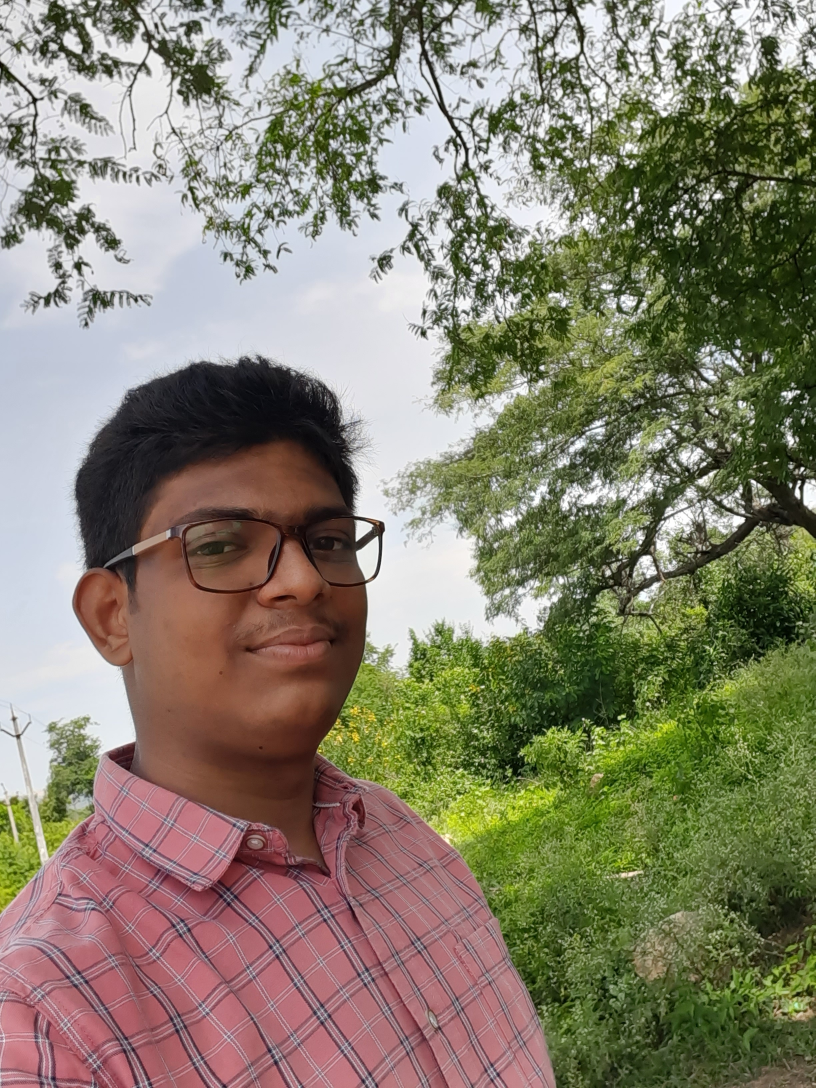
%> input picture old_files/photo_5.jpg, 2448 x 3264 px (shown at 1/3 size)
$ octave alpha_matting.m   (GNU Octave 9; MATLAB toolbox functions it lacks are replaced by stand-ins)
%> lines starting %> are read from the running program, lines starting %| are printed output that depends on the picture; in (x1, y1, x2, y2) boxes, pixels count from 0 and x2, y2 are one past the last pixel; in counts of white or black regions, pixels touching at a corner belong together; the program's own positions count from 1
clc; close all; clear;

% List of image filenames
imageFiles = {'photo_5.jpg', 'photo_10.jpg', '1803191139-00001033.jpg', '1803191139-00000036.jpg', '1803241220-00000379.jpg', '1803241220-00000455.jpg', '1803242348-00000223.jpg', '1803242348-00000303.jpg', '1803290249-00000352.jpg', '1803241944-00000092.jpg', '1803241944-00000180.jpg', '1803241944-00000241.jpg', '1803290249-00000142.jpg', '1803241944-00000549.jpg', '1803261700-00000010.jpg', '1803261700-00000240.jpg', '1803261700-00000348.jpg', '1803290249-00000131.jpg', '1803290100-00000210.jpg', '1803290100-00000343.jpg'};
% Number of images
numImages = length(imageFiles);

% Create a Viola-Jones detector object for face detection
faceDetector = vision.CascadeObjectDetector();

figure;
set(gcf, 'Position', [100, 100, 1200, 800]); % Adjust figure size for better layout
% Counter to track the subplot index
subplotIdx = 1;

% Loop through each image, detect face, apply skin segmentation, and display
for i = 1:numImages
    % Read the current image
    img = imread(imageFiles{i});

    % Detect faces in the image
    bboxFace = step(faceDetector, img);  % Returns upper left corner and size of bounding box
%> bboxFace = [369 1281 890 890]

    % Apply non-maxima suppression: keep only the largest face
    if ~isempty(bboxFace)
        % Compute the area of each bounding box and find the largest
        areas = bboxFace(:, 3) .* bboxFace(:, 4); % Width * Height
%> areas = 792100
        [~, maxIndex] = max(areas);
%> maxIndex = 1
        bboxFace = bboxFace(maxIndex, :); % Keep only the largest face

        % Further crop into the face region by zooming in 75%
        zoomFactor = 0.84;  % Zooming factor (75% of the original size)
        centerX = bboxFace(1) + bboxFace(3) / 2;  % Center X coordinate of the bounding box
%> centerX = 814
        centerY = bboxFace(2) + bboxFace(4) / 2;  % Center Y coordinate of the bounding box
%> centerY = 1726

        % Calculate new width and height
        newWidth = bboxFace(3) * zoomFactor;
%> newWidth = 747.6
        newHeight = bboxFace(4) * zoomFactor;
%> newHeight = 747.6

        % Calculate new top-left corner of the bounding box for cropping
        newX = centerX - newWidth / 2;
%> newX = 440.2
        newY = centerY - newHeight / 2;
%> newY = 1352.2

        % Ensure the new bounding box is within image boundaries
        newX = max(1, newX);
        newY = max(1, newY);
        newWidth = min(newWidth, size(img, 2) - newX);
        newHeight = min(newHeight, size(img, 1) - newY);

        % Create the new bounding box for cropping
        newBbox = [newX, newY, newWidth, newHeight];
%> newBbox = [440.2 1352.2 747.6 747.6]

        % Crop the new face region
        faceRegion = imcrop(img, newBbox);

        %% Skin Segmentation Using Face Region Histograms

        % Convert the face region and original image to HSV and RGB color spaces
        hsvFace = rgb2hsv(faceRegion);
%> hsvFace: size 749x749x3 double; mean H, S, V 0.121, 0.434, 0.484
        hsvImg = rgb2hsv(img);
        rgbImg = img;

        % Extract Red channel from RGB and Hue from HSV (Face Region)
        redChannelFace = faceRegion(:,:,1);
        hueChannelFace = hsvFace(:,:,1);
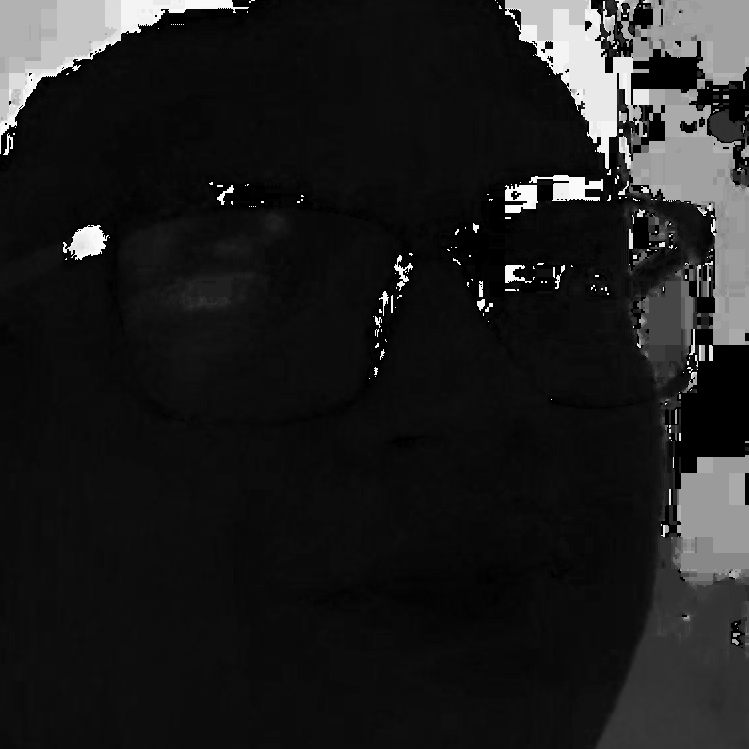
%> hueChannelFace: size 749x749 double; min 0, max 0.995, mean 0.121

        % Create histograms of the skin pixels (Face Region)
        histRed = histcounts(redChannelFace, 256, 'Normalization', 'probability');
%> histRed = 256 values, max 0.0132 at index 139, min 0 at index 64, mean 0.00391
        histHue = histcounts(hueChannelFace, 256, 'Normalization', 'probability');
%> histHue = 256 values, max 0.166 at index 13, min 0 at index 59, mean 0.00391

        % Apply backprojection to the entire original image
        redChannelImg = rgbImg(:,:,1);
        hueChannelImg = hsvImg(:,:,1);

        % Backproject the histograms onto the entire original image
        probabilityRed = histRed(double(redChannelImg) + 1);  % Red channel backprojection

        % Convert the hue values of the entire image to indices in the range [1, 256]
        hueIndicesImg = round(hueChannelImg * 255) + 1;

        % Ensure the indices are within the valid range [1, 256]
        hueIndicesImg = max(1, min(256, hueIndicesImg));

        % Backproject the histogram onto the hue channel of the entire image
        probabilityHue = histHue(hueIndicesImg);

        % Combine the probabilities for the entire image
        skinProbability = probabilityHue .* probabilityRed;

        % Threshold the probability to segment the skin
        skinThreshold = 1E-4;  % Adjust this value as necessary
        skinSegment = skinProbability > skinThreshold;
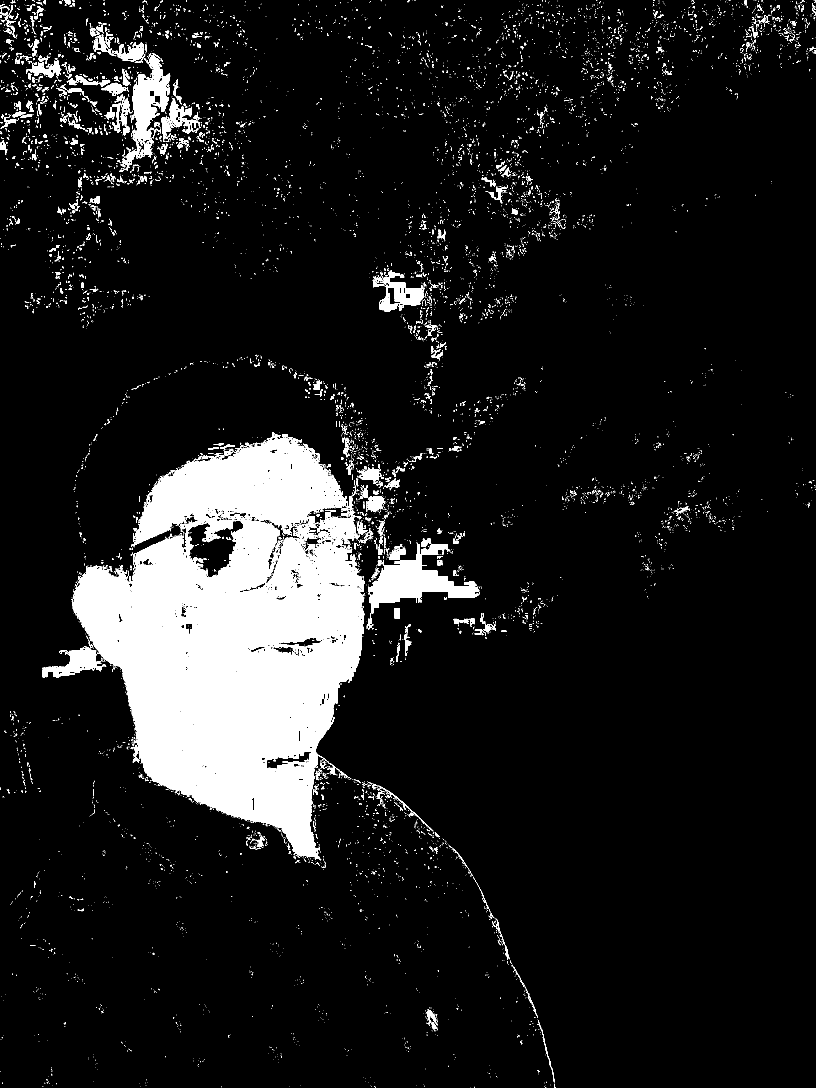
%> skinSegment: size 3264x2448 logical (shown at 1/3 size); 9.9% white; 10190 white regions (9346 under 20 px), largest, box (x1, y1, x2, y2) and area: (216, 1296, 1094, 2578) 627480, (1108, 1631, 1439, 1840) 26037, (368, 166, 511, 511) 16947

        % Calculate the mean and standard deviation of the hue/sat/val values within the face region
        meanHue = mean(hueChannelFace(:));
%> meanHue = 0.121
        stdHue = std(hueChannelFace(:));
%> stdHue = 0.213

        % Define adaptive thresholds for the hue channel
        hueMin = max(0, meanHue - 0.75 * stdHue); % Lower bound for hue
%> hueMin = 0
        hueMax = min(1, meanHue + 0.75 * stdHue); % Upper bound for hue
%> hueMax = 0.281

        satChannelFace = hsvFace(:,:,2);
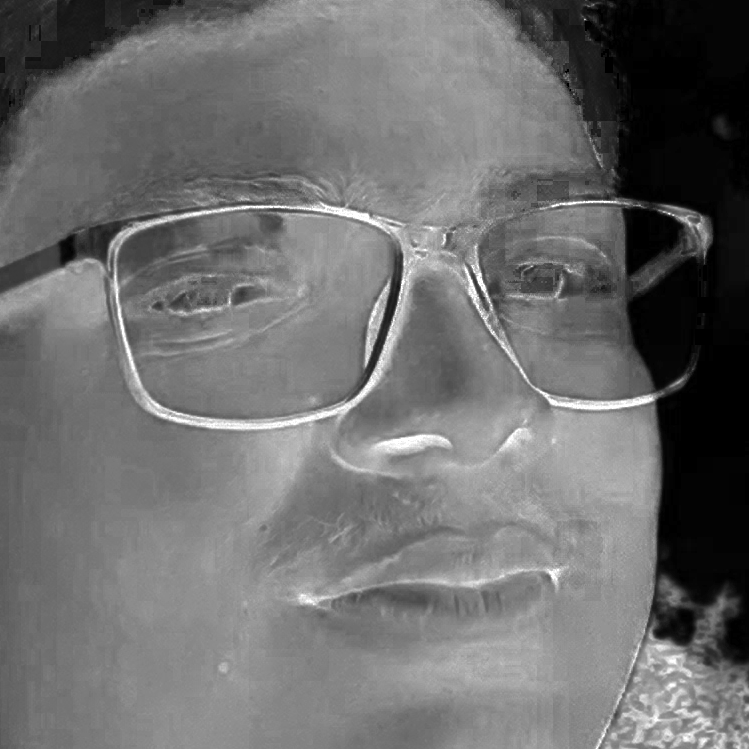
%> satChannelFace: size 749x749 double; min 0, max 1, mean 0.434

        meanSat = mean(satChannelFace(:));
%> meanSat = 0.434
        stdSat = std(satChannelFace(:));
%> stdSat = 0.197

        % Define adaptive thresholds for the hue channel
        saturationMin = max(0, meanSat - 1.25 * stdSat); % Lower bound for hue
%> saturationMin = 0.188
        saturationMax = min(1, meanSat + 1.25 * stdSat); % Upper bound for hue
%> saturationMax = 0.681

        valChannelFace = hsvFace(:,:,3);

        meanVal = mean(valChannelFace(:));
%> meanVal = 0.484
        stdVal = std(valChannelFace(:));
%> stdVal = 0.213

        % Define adaptive thresholds for the hue channel
        valueMin = max(0, meanVal - 1.5 * stdVal); % Lower bound for hue
%> valueMin = 0.165
        valueMax = min(1, meanVal + 1.5 * stdVal); % Upper bound for hue
%> valueMax = 0.804

        % Extract the HSV channels of the original image
        hueChannel = hsvImg(:, :, 1);
        saturationChannel = hsvImg(:, :, 2);
        valueChannel = hsvImg(:, :, 3);
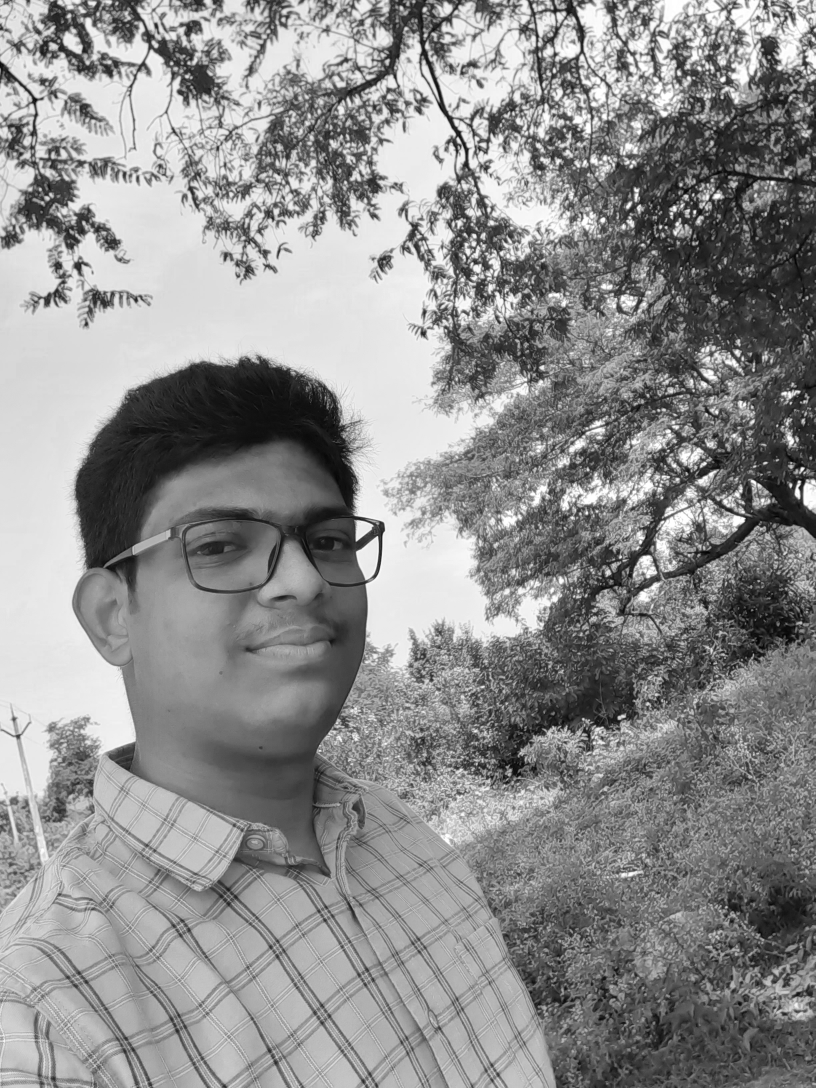
%> valueChannel: size 3264x2448 double (shown at 1/3 size); min 0, max 1, mean 0.557

        % Apply the thresholds only within the skinSegment mask
        hueMask = (hueChannel >= hueMin) & (hueChannel <= hueMax) & skinSegment;
        saturationMask = (saturationChannel >= saturationMin) & (saturationChannel <= saturationMax) & skinSegment;
%> saturationMask: size 3264x2448 logical; 7.8% white; 1989 white regions (1857 under 20 px), largest, box (x1, y1, x2, y2) and area: (220, 1536, 1093, 2578) 467598, (401, 1296, 1054, 1636) 105978, (556, 1559, 840, 1773) 32381
        valueMask = (valueChannel >= valueMin) & (valueChannel <= valueMax) & skinSegment;
%> valueMask: size 3264x2448 logical; 8.3% white; 5411 white regions (4968 under 20 px), largest, box (x1, y1, x2, y2) and area: (216, 1318, 1094, 2578) 614043, (952, 1554, 1062, 1622) 4641, (1137, 2357, 1301, 2494) 532

        % Combine the masks with the original skinSegment mask
        thresholdedSkinMask = hueMask & saturationMask & valueMask;
%> thresholdedSkinMask: size 3264x2448 logical; 7.6% white; 1535 white regions (1431 under 20 px), largest, box (x1, y1, x2, y2) and area: (220, 1606, 1093, 2578) 460404, (401, 1318, 1040, 1636) 101814, (556, 1559, 840, 1773) 32356

        % Morphological Operations to Refine the Skin Segment (on thresholded mask)
        se = strel('disk', 9); % A disk-shaped structuring element with a radius of 5 pixels
        closedSkinMask = imclose(thresholdedSkinMask, se);
%> closedSkinMask: size 3264x2448 logical; 8.8% white; 148 white regions (118 under 20 px), largest, box (x1, y1, x2, y2) and area: (220, 1318, 1119, 2610) 683222, (1061, 2343, 1520, 2862) 13433, (740, 2491, 802, 2548) 2488
        filledSkinMask = imfill(closedSkinMask, 'holes');
%> filledSkinMask: size 3264x2448 logical; 9.2% white; 148 white regions (118 under 20 px), largest, box (x1, y1, x2, y2) and area: (220, 1318, 1119, 2610) 711485, (1061, 2343, 1520, 2862) 13711, (740, 2491, 802, 2548) 2488
        openedSkinMask = imopen(filledSkinMask, se);
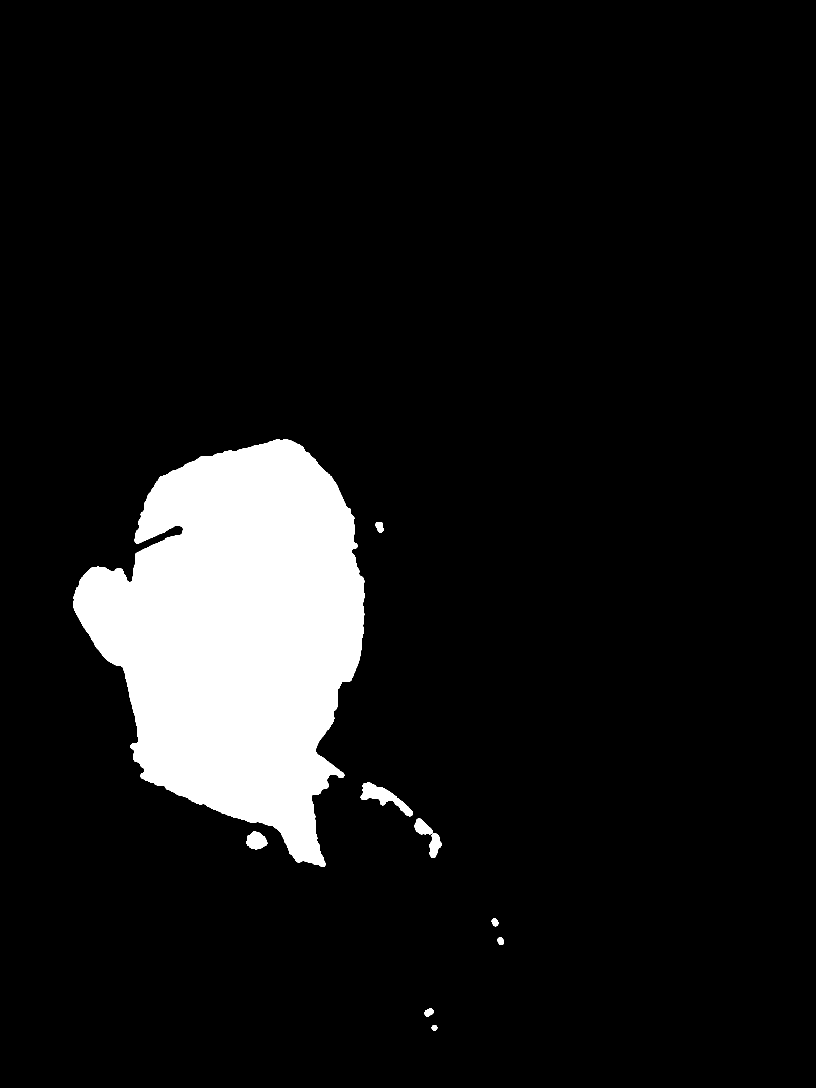
%> openedSkinMask: size 3264x2448 logical (shown at 1/3 size); 9% white; 10 white regions, largest, box (x1, y1, x2, y2) and area: (221, 1318, 1095, 2601) 709155, (1082, 2347, 1239, 2449) 5297, (740, 2494, 802, 2548) 2428

        % Keep only the largest connected white region
        connectedComponents = bwconncomp(openedSkinMask);
%> connectedComponents = 10 connected components
        numPixels = cellfun(@numel, connectedComponents.PixelIdxList);
%> numPixels = [709155 2428 5297 582 1659 481 1741 225 358 346]
        [~, largestIdx] = max(numPixels);
%> largestIdx = 1
        largestRegionMask = false(size(openedSkinMask));
        largestRegionMask(connectedComponents.PixelIdxList{largestIdx}) = true;


        %% Hair Segmentation

        % Load Viola-Jones detector for mouth detection
        mouthDetector = vision.CascadeObjectDetector('Mouth', 'MergeThreshold', 16);

        % Convert to HSV color space
        hsvImg = rgb2hsv(img);
        vChannel = hsvImg(:,:,3); % Value (brightness)
        hChannel = hsvImg(:,:,1); % Hue
        sChannel = hsvImg(:,:,2);

        % Threshold for potential hair region using Value channel
        hairMaskV = vChannel < 0.25; % Threshold for darker regions
        hairMaskV = hairMaskV & (hChannel < 0.2 | hChannel > 0.6);

        % Detect mouth region using Viola-Jones
%> (the run ends here)
